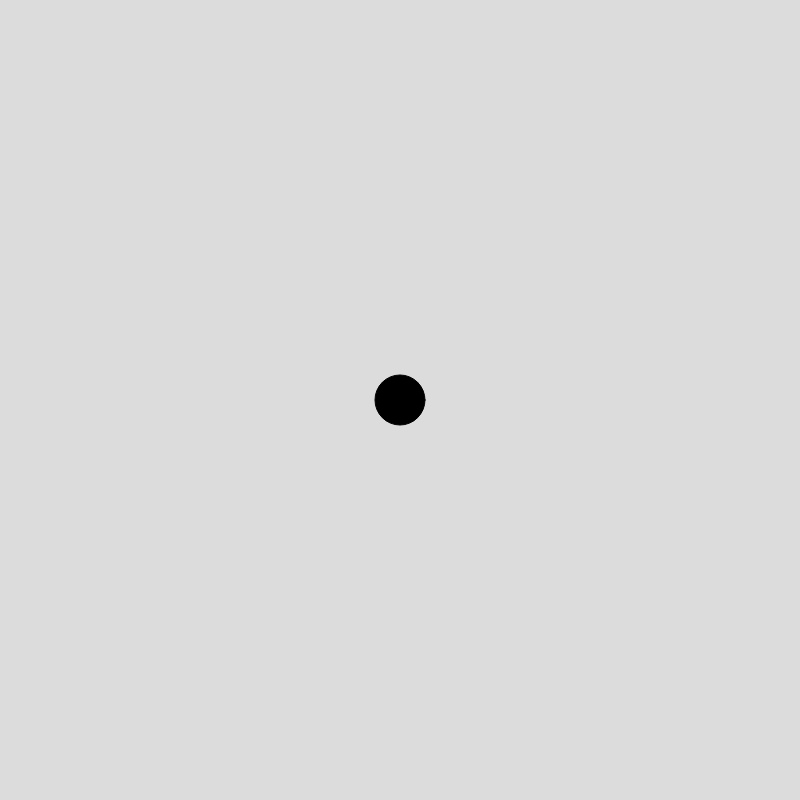
Frame 1 (no input)
Frame 60 (no input): identical to frame 1, image omitted
Frame 120 (the mouse pressed at the canvas centre since frame 60): identical to frame 1, image omitted

The p5.js sketch that drew this single still picture (run headless with seeded random() and noise() and a simulated clock; from frame 60 on, the mouse is pressed at the canvas centre):

// p5.js sketch
// ── sketch.js
let ball;
let windD
function setup() {
  createCanvas(800, 800);

  ball = new Particle();
}


function draw() {
  background(220);
  ball.update();
  ball.show();
}

function mouseClicked() {   
  
  ball.clike(mouseX,mouseY);
  
}

// ── Particle.js
class Particle {
    constructor() {
        this.pos = createVector(width / 2, height / 2);
        this.vel = createVector(0, 0);
        this.acc = createVector(0, 0);

        this.c = color(0);
        this.w = 50;
    }

    addForce(aForce) {
        this.acc.add(aForce);
    }

    update() {
        this.checkEdge();
        this.vel.add(this.acc);
        this.pos.add(this.vel);

        this.acc.set(0,0);

    }


    checkEdge() {
        if (this.pos.y > height) {
            this.vel.y = this.vel.y * -1;
            this.pos.y = height;
        }
        if (this.pos.y < 0) {
            this.vel.y = this.vel.y * -1;
            this.pos.y = 0;
        }

        if (this.pos.x > width) {
            this.pos.x = 0;
        }
        if (this.pos.x < 0) {
            this.pos.x = width;
        }
    }


    show() {
        fill(this.c);
        circle(this.pos.x, this.pos.y, this.w);
    }
    clike(x,y) {
        this.mousePV = createVector(x, y);
        this.ting = p5.Vector.sub(this.pos, this.mousePV);
        if (this.ting.mag() < this.w / 2) {
            this.addForce(this.ting);
        }
    }

}
